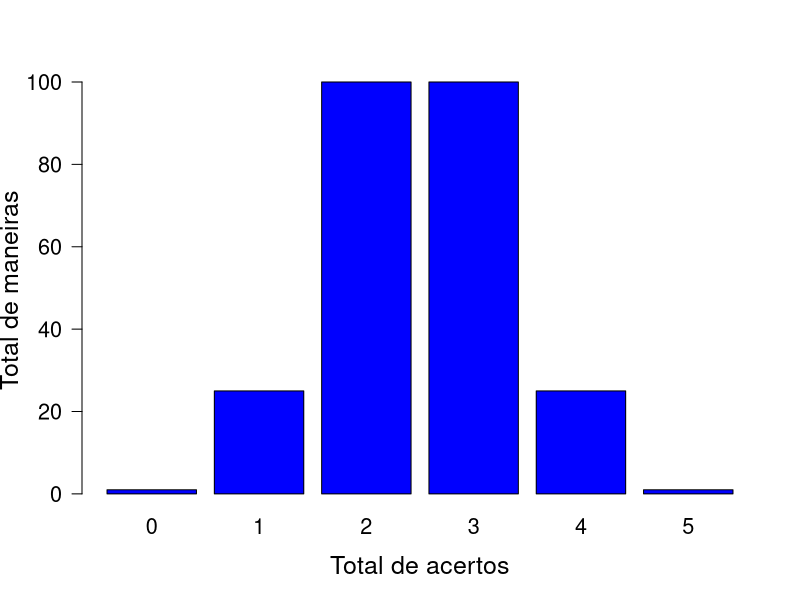
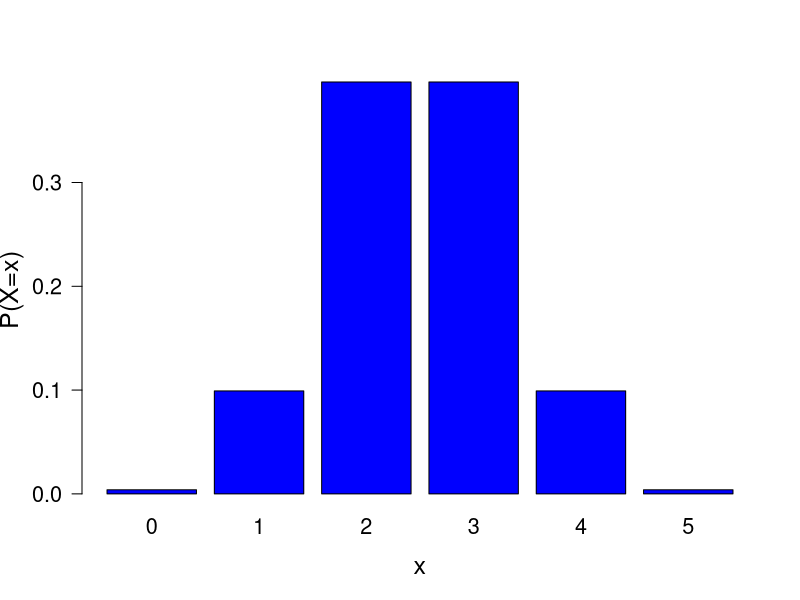

Write the R code that produced these figures, in order.
## ---- chunk 1

## ---- chunk 2
barplot(c(choose(5,5)*choose(5,0),choose(5,4)*choose(5,1),choose(5,3)*choose(5,2),choose(5,2)*choose(5,3),choose(5,1)*choose(5,4),choose(5,0)*choose(5,5)), names.arg=0:5, col="blue", main="", 
            cex.lab=1.5, cex.axis=1.3, cex.names=1.3, cex.main=2, las=1, xlab="Total de acertos", ylab="Total de maneiras")
## ---- chunk 3
barplot(c(choose(5,5)*choose(5,0),choose(5,4)*choose(5,1),choose(5,3)*choose(5,2),choose(5,2)*choose(5,3),choose(5,1)*choose(5,4),choose(5,0)*choose(5,5))/choose(10,5), names.arg=0:5, col="blue", main="", 
            cex.lab=1.5, cex.axis=1.3, cex.names=1.3, cex.main=2, las=1, xlab="x", ylab="P(X=x)")
## ---- chunk 4
library(MASS)
p0 = fractions(dhyper(0,5,5,5))
p1 = fractions(dhyper(1,5,5,5))
p2 = fractions(dhyper(2,5,5,5))
p3 = fractions(dhyper(3,5,5,5))
p4 = fractions(dhyper(4,5,5,5))
p5 = fractions(dhyper(5,5,5,5))
pvalue = fractions(dhyper(4,5,5,5)+dhyper(5,5,5,5))
